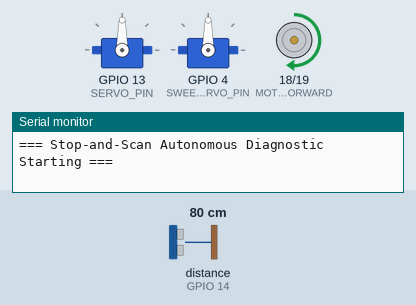
Recording of a sketch running on a simulated ESP32. On the bench: 2 × servo, motor-driver pin pairs drawn as motors (green arrow = first pin HIGH = forward, orange = second pin HIGH = backward, longer = more drive, scaled by the enable pin), the last lines printed to the serial monitor. Wiring (inferred from the names in the program): ultrasonic range finder: trigger GPIO 12; echo GPIO 14. The inputs (shaded band) are chosen by the test bench; at power-on: distance to the obstacle (sensor on GPIO 14) 80 cm. The echo pulse lasts 58.3 µs per cm.

Above: at 3.2 s.
3.3 s: distance to the obstacle (sensor on GPIO 14) set to 23 cm
4.8 s: distance to the obstacle (sensor on GPIO 14) set to 18 cm
At 5.9 s:
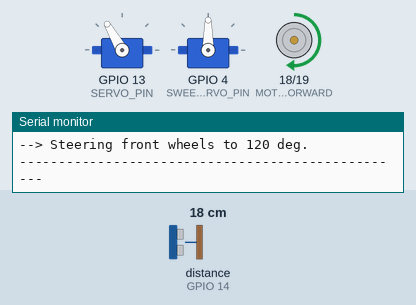
At 7.3 s:
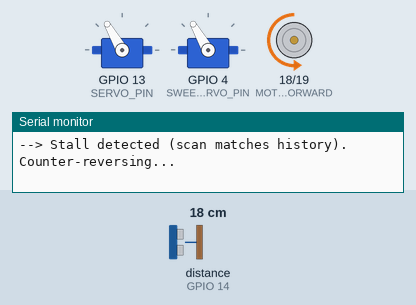
Timing chart, 0 to 13.8 s (numbered marks = the images above; inputs shaded):
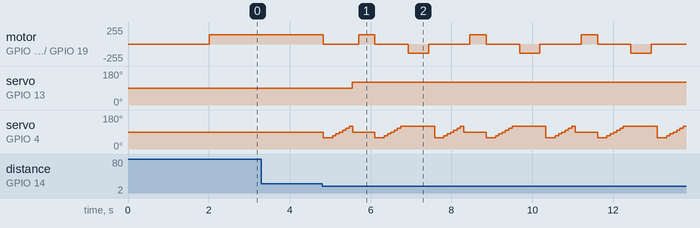

The sketch:

radar_steering_test.ino
```cpp
/*
  Diagnostics: Stop-and-Scan Autonomous Obstacle Avoidance (with Scan Memory)

  File: diagnostics/radar_steering_test.ino

  Description: Drives forward while scanning straight ahead. When an obstacle is
               detected within 20 cm, the car halts and sweeps a ±30 deg arc
               (60–120 deg). Compares consecutive scans to detect physical stalls
               and uses counter-steered reversing to swing the nose clear.
*/

#include <ESP32Servo.h>

// Pin definitions
#define MOTOR_FORWARD       18
#define MOTOR_REVERSE       19
#define MOTOR_SPEED          5              // PWM pin for speed control (ENA)
#define SERVO_PIN           13              // Front wheels steering servo
#define SWEEP_SERVO_PIN      4              // Sweeping ultrasonic sensor servo
#define TRIG_PIN            12              // Ultrasonic sensor - trigger
#define ECHO_PIN            14              // Ultrasonic sensor - echo

Servo steeringServo;
Servo sweepServo;

// Drive and recovery constants
const int AUTO_MOTOR_SPEED       = 140;     // Controlled speed (0–255)
const float MIN_SAFE_DISTANCE    = 20.0;    // Forward stopping threshold in cm
const float CRITICAL_DISTANCE    = 10.0;    // Reverse if max reading < 10 cm
const float MIN_CORNER_CLEARANCE = 6.0;     // Reverse if any angle < 6 cm (too tight to pivot)
const float STALL_MARGIN_CM      = 3.0;     // Max difference between scans to count as stalled
const int REVERSE_DURATION_MS    = 500;     // Reverse pulse duration in ms (tune on floor)
const int MAX_REVERSE_ATTEMPTS   = 3;       // Safety cap to prevent endless reversing

// Ultrasonic range constants
const float MAX_SENSOR_RANGE     = 200.0;   // Maximum reliable echo distance in cm
const float TIMEOUT_DISTANCE     = 150.0;   // Fallback value when no echo returns

// Servo limits and sweep configuration (±30 deg around 90 deg centre)
const int SERVO_CENTRE           = 90;      // Neutral centre position for both servos
const int STEER_LEFT_LIMIT       = 60;      // Max left steering angle (30 deg left of centre)
const int STEER_RIGHT_LIMIT      = 120;     // Max right steering angle (30 deg right of centre)
const int SWEEP_MIN_ANGLE        = 60;      // Rightmost sweep limit (30 deg right of centre)
const int SWEEP_MAX_ANGLE        = 120;     // Leftmost sweep limit (30 deg left of centre)
const int SWEEP_STEP             = 10;      // Degrees between readings (60, 70, 80, 90, 100, 110, 120)
const int NUM_SWEEP_STEPS        = ((SWEEP_MAX_ANGLE - SWEEP_MIN_ANGLE) / SWEEP_STEP) + 1;

// Scan arrays and stall-detection memory
float distances[NUM_SWEEP_STEPS];           // Current scan readings
float prevDistances[NUM_SWEEP_STEPS];       // Previous scan readings for stall comparison
bool hasPrevScan = false;                   // Tracks whether prevDistances holds valid data

// Halt drive motors
void turnOffMotor() {
    digitalWrite(MOTOR_FORWARD, LOW);
    digitalWrite(MOTOR_REVERSE, LOW);
    ledcWrite(MOTOR_SPEED, 0);
}

// Drive forward at controlled speed
void goFwd() {
    digitalWrite(MOTOR_FORWARD, HIGH);
    digitalWrite(MOTOR_REVERSE, LOW);
    ledcWrite(MOTOR_SPEED, AUTO_MOTOR_SPEED);
}

// Reverse at controlled speed
void reverse() {
    digitalWrite(MOTOR_FORWARD, LOW);
    digitalWrite(MOTOR_REVERSE, HIGH);
    ledcWrite(MOTOR_SPEED, AUTO_MOTOR_SPEED);
}

// Measure distance in centimetres with timeout clamping
float getDistanceCM() {
    digitalWrite(TRIG_PIN, LOW);
    delayMicroseconds(2);
    digitalWrite(TRIG_PIN, HIGH);
    delayMicroseconds(10);
    digitalWrite(TRIG_PIN, LOW);

    long duration = pulseIn(ECHO_PIN, HIGH, 30000);
    if (duration == 0) return TIMEOUT_DISTANCE;

    float distance = (duration * 0.0343) / 2.0;
    return (distance > MAX_SENSOR_RANGE) ? MAX_SENSOR_RANGE : distance;
}

// Check if current scan matches previous scan within margin (car failed to advance)
bool isStalled() {
    if (!hasPrevScan) return false;

    for (int i = 0; i < NUM_SWEEP_STEPS; i++) {
        if (fabs(distances[i] - prevDistances[i]) > STALL_MARGIN_CM) {
            return false;                   // Significant change detected; car moved
        }
    }
    return true;                            // All angles nearly identical; car is stuck
}

// Store current scan into memory for the next comparison
void saveScanHistory() {
    for (int i = 0; i < NUM_SWEEP_STEPS; i++) {
        prevDistances[i] = distances[i];
    }
    hasPrevScan = true;
}

// Reverse while steering towards the obstacle so the nose swings away from it
void counterSteerReverse(int closestSweepAngle) {
    int reverseSteer = map(closestSweepAngle, SWEEP_MIN_ANGLE, SWEEP_MAX_ANGLE, STEER_RIGHT_LIMIT, STEER_LEFT_LIMIT);
    reverseSteer = constrain(reverseSteer, STEER_LEFT_LIMIT, STEER_RIGHT_LIMIT);

    steeringServo.write(reverseSteer);
    delay(100);                             // Let steering servo reach angle before moving
    reverse();
    delay(REVERSE_DURATION_MS);
    turnOffMotor();
    delay(150);                             // Brief settle before next sweep

    hasPrevScan = false;                    // Clear stale history after repositioning
}

// Sweep 60–120 deg arc; reverse if boxed in, too close to pivot, or stalled
bool scanAndSteer() {
    bool pathFound = false;
    int reverseAttempts = 0;

    while (!pathFound) {
        // Move sensor to rightmost start limit (60 deg) and allow time to settle
        sweepServo.write(SWEEP_MIN_ANGLE);
        delay(150);

        // Sweep from 60 to 120 deg in 10 deg steps
        for (int angle = SWEEP_MIN_ANGLE, index = 0; angle <= SWEEP_MAX_ANGLE; angle += SWEEP_STEP, index++) {
            sweepServo.write(angle);
            delay(80);                      // Wait for servo movement and echo stability
            distances[index] = getDistanceCM();
        }

        // Find both the widest gap and the closest obstacle across the sweep
        float maxDistance = 0.0;
        float minDistance = MAX_SENSOR_RANGE;
        int bestSweepAngle = SERVO_CENTRE;
        int closestSweepAngle = SERVO_CENTRE;

        for (int i = 0; i < NUM_SWEEP_STEPS; i++) {
            int currentAngle = SWEEP_MIN_ANGLE + (i * SWEEP_STEP);

            if (distances[i] > maxDistance) {
                maxDistance = distances[i];
                bestSweepAngle = currentAngle;
            }
            if (distances[i] < minDistance) {
                minDistance = distances[i];
                closestSweepAngle = currentAngle;
            }
        }

        bool stalled = isStalled();

        Serial.print("Scan Complete | Max: ");
        Serial.print(maxDistance, 1);
        Serial.print(" cm (at ");
        Serial.print(bestSweepAngle);
        Serial.print(" deg) | Min: ");
        Serial.print(minDistance, 1);
        Serial.print(" cm (at ");
        Serial.print(closestSweepAngle);
        Serial.println(" deg)");

        // Reverse if boxed in, corner is too close to pivot, or scan matches last position
        if (maxDistance < CRITICAL_DISTANCE || minDistance < MIN_CORNER_CLEARANCE || stalled) {
            if (reverseAttempts >= MAX_REVERSE_ATTEMPTS) {
                Serial.println("--> Trapped after max reverse attempts. Remaining stopped.");
                steeringServo.write(SERVO_CENTRE);
                break;
            }

            if (stalled) {
                Serial.println("--> Stall detected (scan matches history). Counter-reversing...");
            } else if (minDistance < MIN_CORNER_CLEARANCE) {
                Serial.println("--> Corner too close (< 6 cm) to turn. Counter-reversing...");
            } else {
                Serial.println("--> All paths < 10 cm. Counter-reversing...");
            }

            counterSteerReverse(closestSweepAngle);
            reverseAttempts++;
        }
        // Valid path found and car is not stalled -> save scan and steer towards widest gap
        else {
            saveScanHistory();

            int mappedAngle = map(bestSweepAngle, SWEEP_MIN_ANGLE, SWEEP_MAX_ANGLE, STEER_RIGHT_LIMIT, STEER_LEFT_LIMIT);
            int steeringAngle = constrain(mappedAngle, STEER_LEFT_LIMIT, STEER_RIGHT_LIMIT);
            steeringServo.write(steeringAngle);
            pathFound = true;

            Serial.print("--> Steering front wheels to ");
            Serial.print(steeringAngle);
            Serial.println(" deg.");
        }
    }

    // Return ultrasonic sensor to centre before resuming
    sweepServo.write(SERVO_CENTRE);
    delay(150);
    Serial.println("--------------------------------------------------");

    return pathFound;
}

void setup() {
    Serial.begin(115200);
    delay(1000);

    Serial.println("\n=== Stop-and-Scan Autonomous Diagnostic Starting ===");

    // Configure PWM and motor pins
    ledcAttach(MOTOR_SPEED, 1000, 8);        // 1 kHz, 8-bit resolution
    pinMode(MOTOR_FORWARD, OUTPUT);
    pinMode(MOTOR_REVERSE, OUTPUT);

    // Configure ultrasonic sensor pins
    pinMode(TRIG_PIN, OUTPUT);
    pinMode(ECHO_PIN, INPUT);

    // Initialise and centre both servos
    steeringServo.attach(SERVO_PIN, 500, 2500);
    sweepServo.attach(SWEEP_SERVO_PIN, 500, 2500);
    steeringServo.write(SERVO_CENTRE);
    sweepServo.write(SERVO_CENTRE);

    turnOffMotor();
    delay(1000);
}

void loop() {
    // Continuously scan straight ahead
    float frontDistance = getDistanceCM();

    if (frontDistance > 0 && frontDistance <= MIN_SAFE_DISTANCE) {
        // 1. Stop immediately upon detecting an obstacle within 20 cm
        turnOffMotor();
        Serial.print("Obstacle at ");
        Serial.print(frontDistance, 1);
        Serial.println(" cm -> Halting to scan.");

        // 2. Sweep arc, check stall memory, steer, and re-centre sensor
        bool clearPathAvailable = scanAndSteer();

        // 3. Resume driving if a path was selected
        if (clearPathAvailable) {
            goFwd();
            delay(350);                     // Brief turn pulse so front sensor clears the obstacle
        }
    }
    else {
        // Path ahead is clear; clear old obstacle memory and drive forward
        hasPrevScan = false;
        goFwd();
    }

    delay(50);
}
```

Measured:
- the behaviour switches between 21 and 20 cm on distance to the obstacle (sensor on GPIO 14) (found by bisection; images 0 and 1)
- after the input at 3.3 s, every drawn part: stays the same
- after the input at 4.8 s, motor on GPIO 18 (MOTOR_FORWARD) / GPIO 19 (MOTOR_REVERSE): forward 139/255 → stopped at once, then repeats every 2.8 s: forward 139/255 0.40 s, stopped 0.83 s, backward 139/255 0.50 s, stopped 1.0 s; servo on GPIO 13 (SERVO_PIN): 90° → 120° after 0.75 s
